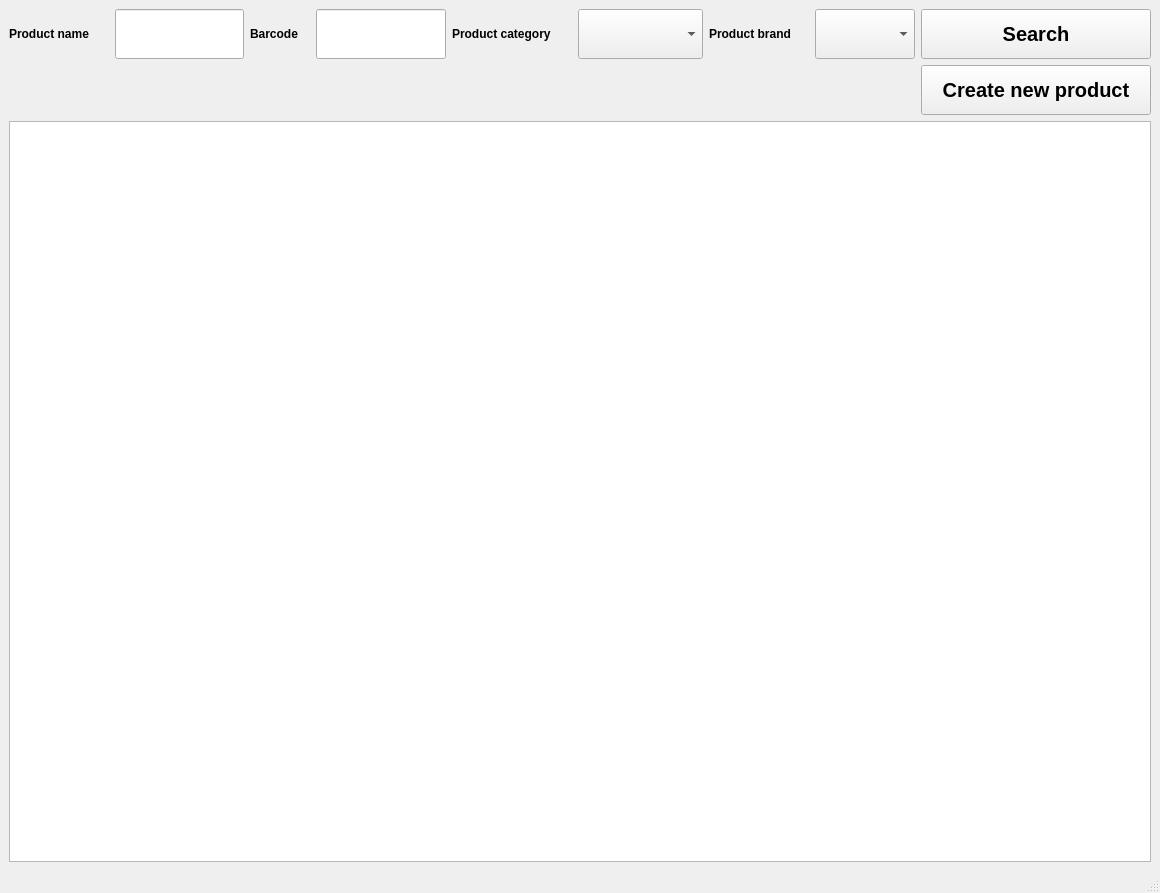
<?xml version="1.0" encoding="UTF-8"?>
<ui version="4.0">
 <class>productsManagerWindow</class>
 <widget class="QMainWindow" name="productsManagerWindow">
  <property name="geometry">
   <rect>
    <x>0</x>
    <y>0</y>
    <width>1160</width>
    <height>893</height>
   </rect>
  </property>
  <property name="windowTitle">
   <string>MainWindow</string>
  </property>
  <property name="styleSheet">
   <string notr="true"/>
  </property>
  <widget class="QWidget" name="centralwidget">
   <layout class="QVBoxLayout" name="verticalLayout">
    <item>
     <layout class="QHBoxLayout" name="horizontalLayout_6">
      <property name="sizeConstraint">
       <enum>QLayout::SetMinimumSize</enum>
      </property>
      <item>
       <layout class="QHBoxLayout" name="horizontalLayout">
        <item>
         <widget class="QLabel" name="name_label">
          <property name="minimumSize">
           <size>
            <width>100</width>
            <height>50</height>
           </size>
          </property>
          <property name="maximumSize">
           <size>
            <width>100</width>
            <height>50</height>
           </size>
          </property>
          <property name="font">
           <font>
            <bold>true</bold>
           </font>
          </property>
          <property name="text">
           <string>Product name</string>
          </property>
         </widget>
        </item>
        <item>
         <widget class="QLineEdit" name="product_name_line_edit">
          <property name="sizePolicy">
           <sizepolicy hsizetype="Preferred" vsizetype="Preferred">
            <horstretch>0</horstretch>
            <verstretch>0</verstretch>
           </sizepolicy>
          </property>
          <property name="minimumSize">
           <size>
            <width>125</width>
            <height>30</height>
           </size>
          </property>
          <property name="font">
           <font>
            <pointsize>14</pointsize>
           </font>
          </property>
         </widget>
        </item>
       </layout>
      </item>
      <item>
       <layout class="QHBoxLayout" name="horizontalLayout_4">
        <item>
         <widget class="QLabel" name="bar_code_label">
          <property name="minimumSize">
           <size>
            <width>60</width>
            <height>50</height>
           </size>
          </property>
          <property name="maximumSize">
           <size>
            <width>56</width>
            <height>50</height>
           </size>
          </property>
          <property name="font">
           <font>
            <bold>true</bold>
           </font>
          </property>
          <property name="text">
           <string>Barcode</string>
          </property>
         </widget>
        </item>
        <item>
         <widget class="QLineEdit" name="bar_code_line_edit">
          <property name="sizePolicy">
           <sizepolicy hsizetype="Preferred" vsizetype="Preferred">
            <horstretch>0</horstretch>
            <verstretch>0</verstretch>
           </sizepolicy>
          </property>
          <property name="minimumSize">
           <size>
            <width>125</width>
            <height>30</height>
           </size>
          </property>
          <property name="font">
           <font>
            <pointsize>14</pointsize>
           </font>
          </property>
         </widget>
        </item>
       </layout>
      </item>
      <item>
       <layout class="QHBoxLayout" name="horizontalLayout_2">
        <item>
         <widget class="QLabel" name="category_label">
          <property name="minimumSize">
           <size>
            <width>120</width>
            <height>50</height>
           </size>
          </property>
          <property name="maximumSize">
           <size>
            <width>120</width>
            <height>50</height>
           </size>
          </property>
          <property name="font">
           <font>
            <bold>true</bold>
           </font>
          </property>
          <property name="text">
           <string>Product category</string>
          </property>
         </widget>
        </item>
        <item>
         <widget class="QComboBox" name="product_category_cb">
          <property name="sizePolicy">
           <sizepolicy hsizetype="Preferred" vsizetype="Preferred">
            <horstretch>0</horstretch>
            <verstretch>0</verstretch>
           </sizepolicy>
          </property>
          <property name="minimumSize">
           <size>
            <width>125</width>
            <height>50</height>
           </size>
          </property>
          <property name="font">
           <font>
            <pointsize>14</pointsize>
            <underline>false</underline>
            <strikeout>false</strikeout>
           </font>
          </property>
         </widget>
        </item>
       </layout>
      </item>
      <item>
       <layout class="QHBoxLayout" name="horizontalLayout_3">
        <item>
         <widget class="QLabel" name="brand_label">
          <property name="minimumSize">
           <size>
            <width>100</width>
            <height>50</height>
           </size>
          </property>
          <property name="maximumSize">
           <size>
            <width>100</width>
            <height>50</height>
           </size>
          </property>
          <property name="font">
           <font>
            <bold>true</bold>
           </font>
          </property>
          <property name="text">
           <string>Product brand</string>
          </property>
         </widget>
        </item>
        <item>
         <widget class="QComboBox" name="product_brand_cb">
          <property name="sizePolicy">
           <sizepolicy hsizetype="Preferred" vsizetype="Preferred">
            <horstretch>0</horstretch>
            <verstretch>0</verstretch>
           </sizepolicy>
          </property>
          <property name="font">
           <font>
            <pointsize>14</pointsize>
            <underline>false</underline>
            <strikeout>false</strikeout>
           </font>
          </property>
         </widget>
        </item>
       </layout>
      </item>
      <item>
       <widget class="QPushButton" name="search_btn">
        <property name="sizePolicy">
         <sizepolicy hsizetype="Preferred" vsizetype="Preferred">
          <horstretch>0</horstretch>
          <verstretch>0</verstretch>
         </sizepolicy>
        </property>
        <property name="minimumSize">
         <size>
          <width>230</width>
          <height>50</height>
         </size>
        </property>
        <property name="maximumSize">
         <size>
          <width>230</width>
          <height>50</height>
         </size>
        </property>
        <property name="font">
         <font>
          <pointsize>15</pointsize>
          <bold>true</bold>
          <underline>false</underline>
          <strikeout>false</strikeout>
         </font>
        </property>
        <property name="text">
         <string>Search</string>
        </property>
       </widget>
      </item>
     </layout>
    </item>
    <item>
     <layout class="QHBoxLayout" name="actions_horizontal_layout">
      <property name="spacing">
       <number>5</number>
      </property>
      <item>
       <spacer name="horizontalSpacer">
        <property name="orientation">
         <enum>Qt::Horizontal</enum>
        </property>
        <property name="sizeType">
         <enum>QSizePolicy::Expanding</enum>
        </property>
        <property name="sizeHint" stdset="0">
         <size>
          <width>50</width>
          <height>20</height>
         </size>
        </property>
       </spacer>
      </item>
      <item>
       <widget class="QPushButton" name="create_btn">
        <property name="sizePolicy">
         <sizepolicy hsizetype="Expanding" vsizetype="Preferred">
          <horstretch>0</horstretch>
          <verstretch>0</verstretch>
         </sizepolicy>
        </property>
        <property name="minimumSize">
         <size>
          <width>230</width>
          <height>50</height>
         </size>
        </property>
        <property name="maximumSize">
         <size>
          <width>230</width>
          <height>50</height>
         </size>
        </property>
        <property name="font">
         <font>
          <pointsize>15</pointsize>
          <bold>true</bold>
          <underline>false</underline>
          <strikeout>false</strikeout>
         </font>
        </property>
        <property name="text">
         <string>Create new product</string>
        </property>
       </widget>
      </item>
     </layout>
    </item>
    <item>
     <widget class="QTableView" name="products_table_view">
      <attribute name="horizontalHeaderStretchLastSection">
       <bool>true</bool>
      </attribute>
     </widget>
    </item>
   </layout>
  </widget>
  <widget class="QMenuBar" name="menubar">
   <property name="geometry">
    <rect>
     <x>0</x>
     <y>0</y>
     <width>1160</width>
     <height>19</height>
    </rect>
   </property>
  </widget>
  <widget class="QStatusBar" name="statusbar"/>
 </widget>
 <resources/>
 <connections/>
</ui>
